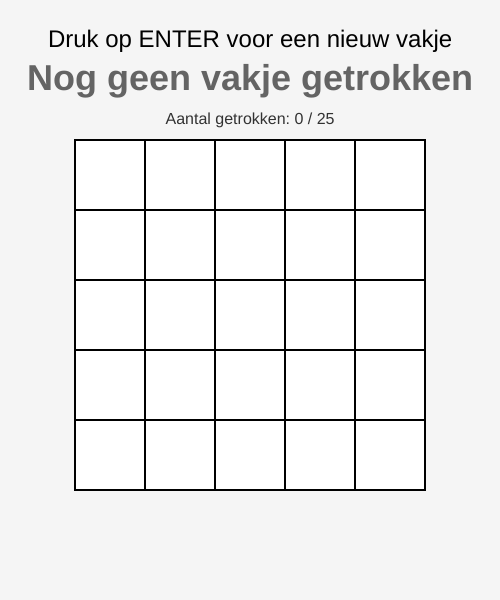
Frame 1 (no input)
Frame 60 (no input): identical to frame 1, image omitted
Frame 120 (the mouse pressed at the canvas centre since frame 60): identical to frame 1, image omitted

The p5.js sketch that drew this single still picture (run headless with seeded random() and noise() and a simulated clock; from frame 60 on, the mouse is pressed at the canvas centre):

// p5.js sketch
// ── sketch.js
let rijen = 5;
let kolommen = 5;
let alleVakjes = []; // Lijst met alle mogelijke [r, k] indexen
let gekozenVakjes = []; // Lijst met vakjes die al zijn omgeroepen
let huidigVakje = null; // Het vakje dat zojuist is getrokken

let geefGridWeer = false

function setup() {
    createCanvas(500, 600);

    // Vul de array met alle 25 coördinaten van het 5x5 grid
    for (let r = 0; r < rijen; r++) {
        for (let k = 0; k < kolommen; k++) {
            alleVakjes.push([r, k]);
        }
    }

    textAlign(CENTER, CENTER);
}

function draw() {
    background(245);

    // 1. Grid tekenen
    let gridGrootte = 350;
    let vakGrootte = gridGrootte / 5;
    let startX = (width - gridGrootte) / 2;
    let startY = 140;

    //if (geefGridWeer === true) {
    if (keyIsDown(BACKSPACE) || !huidigVakje) {
        for (let r = 0; r < rijen; r++) {
            for (let k = 0; k < kolommen; k++) {
                let x = startX + k * vakGrootte;
                let y = startY + r * vakGrootte;

                // Bepaal de kleur van het vakje
                if (
                    huidigVakje &&
                    huidigVakje[0] === r &&
                    huidigVakje[1] === k
                ) {
                    fill(255, 75, 75); // Rood voor het zojuist getrokken vakje
                } else if (isAlGekozen(r, k)) {
                    fill(200); // Grijs voor vakjes die al eerder zijn geweest
                } else {
                    fill(255); // Wit voor nog beschikbare vakjes
                }

                stroke(0);
                strokeWeight(2);
                rect(x, y, vakGrootte, vakGrootte);

                // Optioneel: toon de index klein in het vakje ter referentie
                fill(100);
                noStroke();
                textSize(12);
                //  text(`[${r}][${k}]`, x + vakGrootte / 2, y + vakGrootte / 2);
            }
        }
    } else {
        text("Druk de Backspace kort in voor een sneak peek van de grid", width / 2, 280);
    }

    // 2. Tekst en UI weergeven
    fill(0);
    noStroke();
    textSize(24);
    text("Druk op ENTER voor een nieuw vakje", width / 2, 40);

    // Grote weergave van de getrokken index onderaan
    textSize(36);
    textStyle(BOLD);
    if (huidigVakje) {
        fill(255, 75, 75);
        text(
            `Gekozen index: [${huidigVakje[0]}][${huidigVakje[1]}]`,
            width / 2,
            80,
        );
    } else {
        fill(100);
        text("Nog geen vakje getrokken", width / 2, 80);
    }

    // Statusbalkje helemaal onderaan
    textSize(16);
    textStyle(NORMAL);
    fill(50);
    text(`Aantal getrokken: ${gekozenVakjes.length} / 25`, width / 2, 120);

    if (alleVakjes.length === 0) {
        fill(0, 150, 0);
        textStyle(BOLD);
        text("ALLE VAKJES ZIJN GETROKKEN!", width / 2, 570);
    }
}

// Luister naar toetsaanslagen
function keyPressed() {
    if (keyCode === ENTER) {
        trekVakje();
    }
}

function keyIsDown() {
  console.log('spatie')
      if (keyCode === BACKSPACE) {
        geefGridWeer = true;
      }
}

// Selecteer een willekeurig vakje uit de resterende opties
function trekVakje() {
    if (alleVakjes.length > 0) {
        // Kies een willekeurige index uit de beschikbare vakjes array
        let randomIndex = floor(random(alleVakjes.length));

        // Haal het vakje uit de lijst (splice verwijdert het direct zodat het niet dubbel kan)
        huidigVakje = alleVakjes.splice(randomIndex, 1)[0];

        // Voeg toe aan de geschiedenis van gekozen vakjes
        gekozenVakjes.push(huidigVakje);
    }
}

// Helperfunctie om te controleren of een vakje al in het verleden is getrokken
function isAlGekozen(r, k) {
    for (let i = 0; i < gekozenVakjes.length; i++) {
        if (gekozenVakjes[i][0] === r && gekozenVakjes[i][1] === k) {
            return true;
        }
    }
    return false;
}
